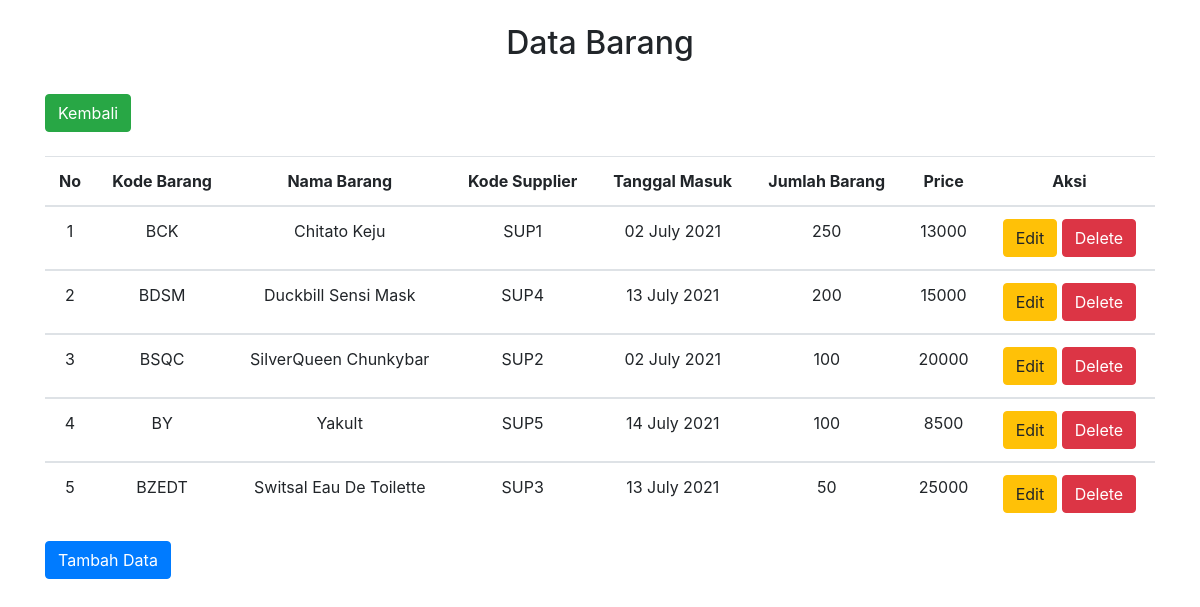
The app's page /barang/index.php with its own data.
### tables this page shows
CREATE TABLE `barang` (
  `kode_barang` varchar(10) NOT NULL,
  `nama_barang` varchar(50) NOT NULL,
  `kode_supplier` varchar(5) NOT NULL,
  `tgl_masuk` varchar(10) NOT NULL,
  `jumlah_barang` int(250) NOT NULL,
  `price` int(10) NOT NULL
);

### barang/index.php (the view, shortened to what this page needs)
<?php
include "../koneksi.php";
?>
<!DOCTYPE html>
<html>
<head>
    <link rel="stylesheet" href="../bootstrap/css/bootstrap.min.css">
</head>
<body>
<div class="container">
    <br>
    <h2 style="text-align: center;">Data Barang</h2>
    <br>
    <a href="../index.php" class="btn btn-success">Kembali</a><br>
    <table class="table">
        <br>
        <thead>
        <tr style="text-align: center;">
            <th>No</th>
            <th>Kode Barang</th>
            <th>Nama Barang</th>
            <th>Kode Supplier</th>
            <th>Tanggal Masuk</th>
            <th>Jumlah Barang</th>
            <th>Price</th>
            <th colspan='2'>Aksi</th>
        </tr>
        </thead>
        <?php
        $sql="SELECT * FROM barang";
        $hasil=mysqli_query($kon,$sql);
        $no=0;
        while ($data = mysqli_fetch_array($hasil)) {
            $no++;
            ?>
            <tbody>
            <tr style="text-align: center;">
                <td><?php echo $no;?></td>
                <td><?php echo $data["kode_barang"];   ?></td>
                <td><?php echo $data["nama_barang"];   ?></td>
                <td><?php echo $data["kode_supplier"]; ?></td>
                <td><?php echo date('d F Y',strtotime($data["tgl_masuk"]));   ?></td>
                <td><?php echo $data["jumlah_barang"]; ?></td>
                <td><?php echo $data["price"]; ?></td>
                <td>
                    <a href="update.php?kode_barang=<?php echo htmlspecialchars($data['kode_barang']); ?>"
                    class="btn btn-warning" role="button">Edit</a>
                    <a onclick="return confirm('Apakah anda yakin ingin menghapus data ?')" href="<?php echo htmlspecialchars($_SERVER["PHP_SELF"]);?>?kode_barang=<?php echo $data['kode_barang']; ?>"
                    class="btn btn-danger" role="button">Delete</a>
                </td>
            </tr>
            </tbody>
            <?php
        }
        ?>
    </table>
    <a href="create.php" class="btn btn-primary" role="button">
        Tambah Data
    </a>
</div>
</body>
</html>

### records on screen
barang: kode_barang "BCK", nama_barang "Chitato Keju", kode_supplier "SUP1", tgl_masuk "02 July 2021", jumlah_barang "250", price "13000"
barang: kode_barang "BDSM", nama_barang "Duckbill Sensi Mask", kode_supplier "SUP4", tgl_masuk "13 July 2021", jumlah_barang "200", price "15000"
barang: kode_barang "BSQC", nama_barang "SilverQueen Chunkybar", kode_supplier "SUP2", tgl_masuk "02 July 2021", jumlah_barang "100", price "20000"
barang: kode_barang "BY", nama_barang "Yakult", kode_supplier "SUP5", tgl_masuk "14 July 2021", jumlah_barang "100", price "8500"
barang: kode_barang "BZEDT", nama_barang "Switsal Eau De Toilette", kode_supplier "SUP3", tgl_masuk "13 July 2021", jumlah_barang "50", price "25000"
